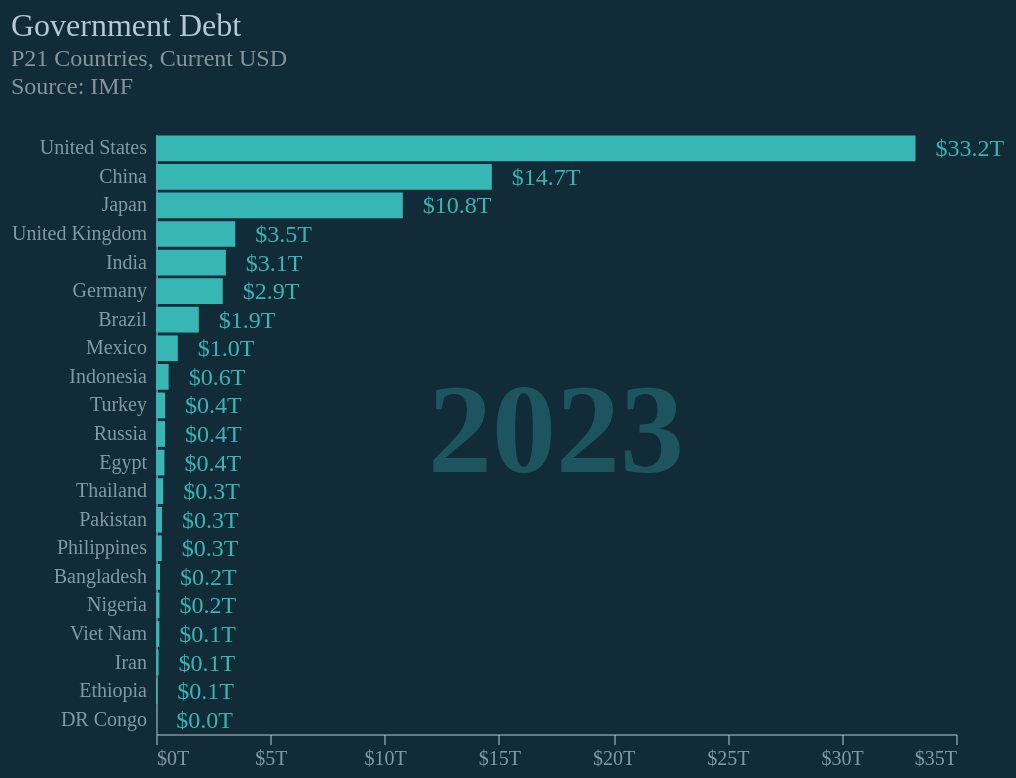

The specification (Vega-Lite) saved for this image:
### Vega-Lite specification from a JSON file in a GitHub repository (floating-point values rounded to 4 significant figures; data arrays with more than 128 entries replaced by an {"elided": "..."} marker saying what was removed)
{"config": {"background": "#122B39", "font": "Circular Std", "title": {"color": "#b4c8d8", "fontSize": 14, "fontWeight": 400}, "mark": {"line": {"interpolate": "monotone"}}, "view": {"stroke": "transparent", "width": 400, "height": 300}, "range": {"category": ["#36B7B4", "#E6224B", "#F4C245", "#0063AF", "#00A767", "#179FDB", "#EB5C2E"], "diverging": ["#E6224B", "#E54753", "#C9C9C9", "#179FDB", "#122B39"], "heatmap": ["#C9C9C9", "#179FDB", "#0063AF", "#122B39"], "ordinal": ["#00A767", "#36B7B4", "#179FDB", "#0063AF", "#243B5A"]}, "axisX": {"domainColor": "#b4c8d8", "domainOpacity": 0.5, "grid": false, "labelAngle": 0, "labelColor": "#b4c8d8", "labelOpacity": 0.7, "orient": "bottom", "tickColor": "#b4c8d8", "tickCount": 10, "tickOpacity": 0.5, "title": "", "titleAlign": "center", "titleAnchor": "middle", "titleColor": "#b4c8d8", "titleFontSize": 12, "titleOpacity": 0.8, "titleX": 207, "titleY": -15}, "axisY": {"domainColor": "#b4c8d8", "domainOpacity": 0.5, "format": ".0f", "gridColor": "#b4c8d8", "gridDash": [1, 5], "gridOpacity": 0.5, "labelColor": "#b4c8d8", "labelOpacity": 0.7, "labelPadding": 5, "tickColor": "#b4c8d8", "tickCount": 8, "tickOpacity": 0.5, "ticks": false, "title": "FAO price index", "titleAlign": "left", "titleAngle": 0, "titleBaseline": "bottom", "titleColor": "#b4c8d8", "titleFontSize": 12, "titleOpacity": 0.8, "titleX": 0, "titleY": -7}}, "layer": [{"data": {"name": "data-10922dc28854c28bb50698a5dab5b0d0"}, "mark": {"type": "bar", "color": "#36B7B4"}, "encoding": {"x": {"axis": {"labelExpr": " '$'+datum.value+'T'"}, "field": "debt", "title": "", "type": "quantitative"}, "y": {"axis": {"format": "", "title": null}, "field": "short_country", "sort": {"field": "rank"}, "title": "Country", "type": "nominal"}}, "transform": [{"filter": "(datum.year === param_14)"}]}, {"data": {"name": "data-efebf43224d7eea0320d19511ef4f86b"}, "mark": {"type": "text", "align": "center", "baseline": "middle", "color": "#36B7B4", "dx": 0, "dy": 0, "fontSize": 64, "fontWeight": "bold", "opacity": 0.3}, "encoding": {"text": {"field": "year", "type": "nominal"}}, "transform": [{"filter": "(datum.year === param_14)"}]}, {"data": {"name": "data-10922dc28854c28bb50698a5dab5b0d0"}, "mark": {"type": "text", "align": "left", "baseline": "middle", "color": "#36B7B4", "dx": 10, "dy": 0, "fontSize": 12, "fontWeight": "normal", "opacity": 1, "text": {"expr": "'$' + format(datum.debt, '.1f') + 'T'"}}, "encoding": {"size": {"value": 12}, "x": {"axis": {"labelExpr": " '$'+datum.value+'T'"}, "field": "debt", "title": "", "type": "quantitative"}, "y": {"axis": {"format": "", "title": null}, "field": "short_country", "sort": {"field": "rank"}, "title": "Country", "type": "nominal"}}, "transform": [{"filter": "(datum.year === param_14)"}]}], "height": 300, "params": [{"name": "param_14", "bind": {"input": "range", "max": 2023, "min": 2003, "name": "Year:", "step": 1}, "value": 2023}], "title": {"text": "Government Debt", "align": "left", "anchor": "start", "fontSize": 16, "subtitle": ["P21 Countries, Current USD", "Source: IMF", ""], "subtitleColor": "rgb(133, 150, 154)", "subtitleFontSize": 12}, "width": 400, "$schema": "https://vega.github.io/schema/vega-lite/v5.8.0.json", "datasets": {"data-10922dc28854c28bb50698a5dab5b0d0": {"elided": "711 records"}, "data-efebf43224d7eea0320d19511ef4f86b": [{"year": 2003}, {"year": 2004}, {"year": 2005}, {"year": 2006}, {"year": 2007}, {"year": 2008}, {"year": 2009}, {"year": 2010}, {"year": 2011}, {"year": 2012}, {"year": 2013}, {"year": 2014}, {"year": 2015}, {"year": 2016}, {"year": 2017}, {"year": 2018}, {"year": 2019}, {"year": 2020}, {"year": 2021}, {"year": 2022}, {"year": 2023}]}}
